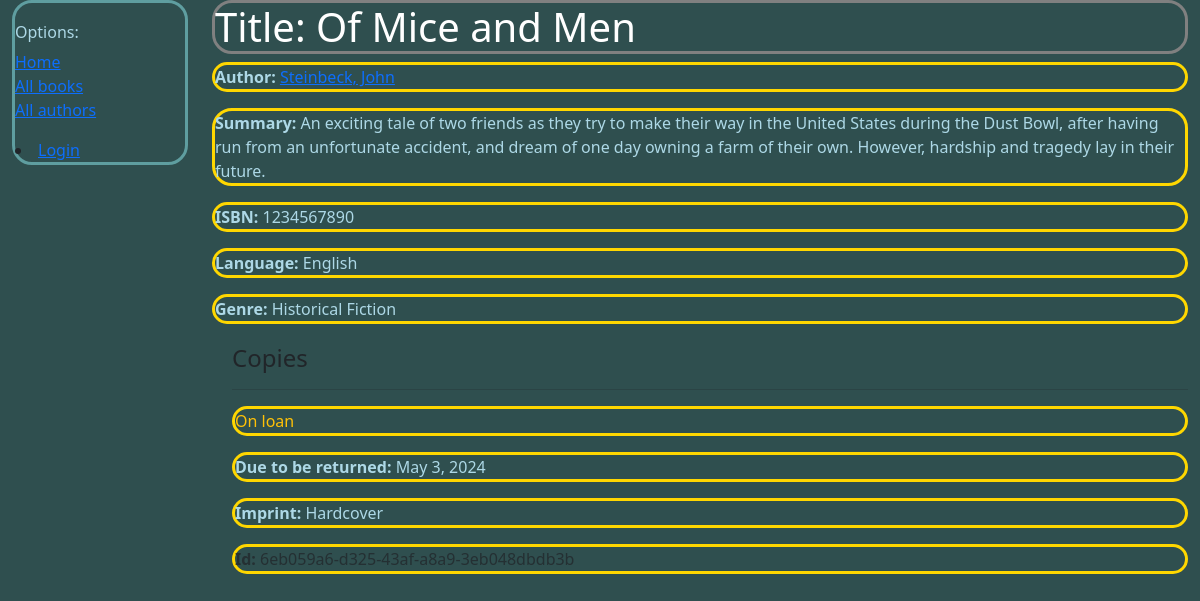
/catalog/book/1, run on the app's committed database.
### catalog/models.py (models this page shows, shortened)
class Book(models.Model):
    title = models.CharField(max_length=200)
    author = models.ForeignKey('Author', on_delete=models.RESTRICT, null=True)
    language = models.ForeignKey('Language', on_delete=models.RESTRICT, null=True)
    summary = models.TextField(
        max_length=1000, help_text="Enter a brief description of the book")
    isbn = models.CharField('ISBN', max_length=13,
                            unique=True,
                            help_text='13 Character <a href="https://www.isbn-international.org/content/what-isbn'
                                      '">ISBN number</a>')
    genre = models.ManyToManyField(
        Genre, help_text="Select a genre for this book")
    def display_genre(self):
        return ', '.join(genre.name for genre in self.genre.all()[:3])
    display_genre.short_description = 'Genre'

class Author(models.Model):
    first_name = models.CharField(max_length=100)
    last_name = models.CharField(max_length=100)
    date_of_birth = models.DateField(null=True, blank=True)
    date_of_death = models.DateField('Died', null=True, blank=True)
    class Meta:
        ordering = ['last_name', 'first_name']
    def __str__(self):
        return f'{self.last_name}, {self.first_name}'

class Language(models.Model):
    languageOfBook = models.CharField(max_length=20)
    def __str__(self):
        return self.languageOfBook

class Genre(models.Model):
    name = models.CharField(
        max_length=200,
        unique=True,
        help_text="Enter a book genre"
    )
    def __str__(self):
        return self.name
    class Meta:
        constraints = [
            UniqueConstraint(
                Lower('name'),
                name='genre_name_case_insensitive_unique',
                violation_error_message = "Genre already exists (case insensitive match)"
            ),
        ]

class BookInstance(models.Model):
    id = models.UUIDField(primary_key=True, default=uuid.uuid4,
                          help_text="Unique ID for this particular book across whole library")
    book = models.ForeignKey('Book', on_delete=models.RESTRICT, null=True)
    imprint = models.CharField(max_length=200)
    due_back = models.DateField(null=True, blank=True)
    borrower = models.ForeignKey(settings.AUTH_USER_MODEL, on_delete=models.SET_NULL, null=True, blank=True)
    LOAN_STATUS = (
        ('m', 'Maintenance'),
        ('o', 'On loan'),
        ('a', 'Available'),
        ('r', 'Reserved'),
    )
    status = models.CharField(
        max_length=1,
        choices=LOAN_STATUS,
        blank=True,
        default='m',
        help_text='Book availability',
    )
    class Meta:
        ordering = ['due_back']
        permissions = (("can_mark_returned", "Set book as returned"),)

### catalog/views.py (the view)
# urls.py: path('book/<int:pk>', views.BookDetailView.as_view(), name='book-detail'),
class BookDetailView(generic.DetailView):
    model = Book

### catalog/templates/catalog/book_detail.html
{% extends "base_generic.html" %}
{% block content %}
  <h1>Title: {{ book.title }}</h1>
  <p><strong>Author:</strong> <a href="">{{ book.author }}</a></p>
  <p><strong>Summary:</strong> {{ book.summary }}</p>
  <p><strong>ISBN:</strong> {{ book.isbn }}</p>
  <p><strong>Language:</strong> {{ book.language }}</p>
  <p><strong>Genre:</strong> {{ book.genre.all|join:", " }}</p>
  <div style="margin-left:20px;margin-top:20px">
    <h4>Copies</h4>
    {% for copy in book.bookinstance_set.all %}
      <hr />
      <p
        class="{% if copy.status == 'a' %}text-success{% elif copy.status == 'm' %}text-danger{% else %}text-warning{% endif %}">
        {{ copy.get_status_display }}
      </p>
      {% if copy.status != 'a' %}
        <p><strong>Due to be returned:</strong> {{ copy.due_back }}</p>
      {% endif %}
      <p><strong>Imprint:</strong> {{ copy.imprint }}</p>
      <p class="text-muted"><strong>Id:</strong> {{ copy.id }}</p>
    {% endfor %}
  </div>
{% endblock %}

### catalog/templates/base_generic.html (shortened to what this page needs)
<!DOCTYPE html>
<html lang="en">
  <head>
    <link href="https://cdn.jsdelivr.net/npm/bootstrap@5.3.3/dist/css/bootstrap.min.css"
      rel="stylesheet"
>
    {% load static %}
    <link rel="stylesheet" href="{% static 'css/styles.css' %}" />
  </head>
  <body>
    <div class="container-fluid">
      <div class="row">
          <div class=col-sm-2>
            <div id=col-sm-2>
              {% block sidebar %}
                <ul class="sidebar-nav">
                  <h6>Options:</h6>
                  <li><a href="{% url 'index' %}">Home</a></li>
                  <li><a href="{% url 'books' %}">All books</a></li>
                  <li><a href="">All authors</a></li>
                </ul>
                {% if user.is_authenticated %}
                  <li>User: {{ user.get_username }}</li>
                  <li><a href="{% url 'my-borrowed' %}">My Borrowed</a></li>
                  <li>
                    <form id="logout-form" method="post" action="{% url 'admin:logout' %}">
                      {% csrf_token %}
                      <button type="submit" class="btn btn-link">Logout</button>
                    </form>
                  </li>
                {% else %}
                  <li><a href="{% url 'login' %}?next={{ request.path }}">Login</a></li>
                {% endif %}
              {% endblock %}
            </div>
          </div>
        <div class="col-sm-10 ">{% block content %}{% endblock %}
      </div>
      </div>
    </div>
  </body>
</html>

### catalog/static/css/styles.css (style rules this page uses)
.sidebar-nav { margin-top: 20px; padding: 0; list-style: none; border: none; }
#col-sm-2 { border: 3px solid cadetblue; border-radius: 20px; }
h1 { color:white; background-color:darkslategray; border: 3px solid gray; border-radius: 20px; }
p { color: lightblue; border: 3px solid gold; border-radius: 20px; }
ul { color: lightblue; border: 3px solid gold; border-radius: 20px; }
body { background-color:darkslategray; }

### data on the page
Book: title "Of Mice and Men", author "Steinbeck, John", summary "An exciting tale of two friends as they try to make their way in the United States during the Dust Bowl, after having run from an unfortunate accident, and dream of one day owning a farm of their own. However, hardship and tragedy lay in their future.", isbn "1234567890", language "English", genre.all "Historical Fiction"
BookInstance: status "On loan", due_back "May 3, 2024", imprint "Hardcover", id "6eb059a6-d325-43af-a8a9-3eb048dbdb3b"
